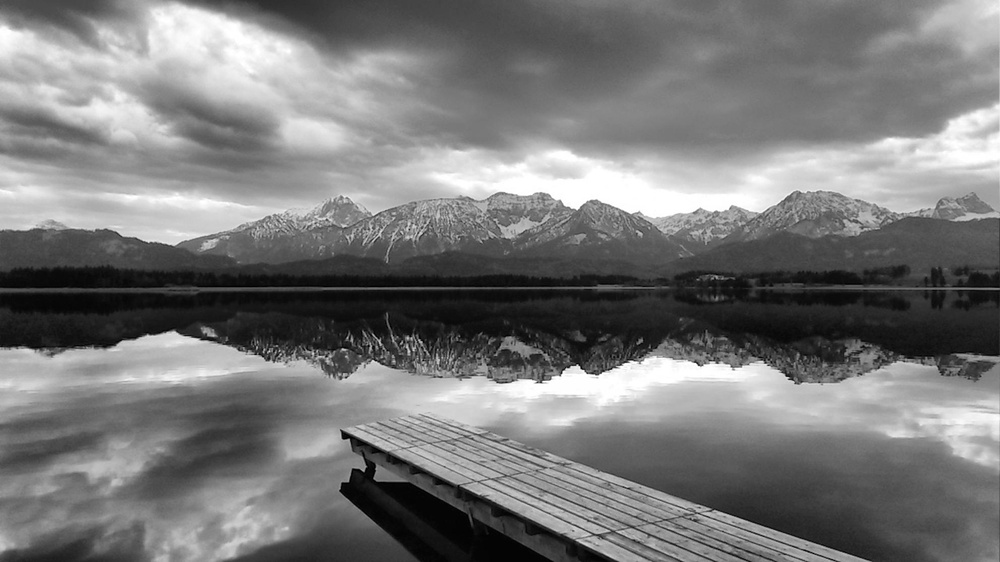
#> input picture Sem_VII/DIP/codes/images/p3.jpg, 1000 x 562 px, shrunk from 1984 x 1116 before the run
$ python fourier.py
#> lines starting #> are read from the running program, lines starting #| are printed output that depends on the picture; after the words box and inside, x2 and y2 are one past the last pixel; in counts of white or black regions, pixels touching at a corner belong together

import cv2
import numpy as np
from matplotlib import pylab as plt

filename = './images/p3.jpg'
img = cv2.imread(filename)
#> img is the input picture: shape (562, 1000, 3); min 0, max 255, mean 120.7

plt.imshow(img,cmap='gray')
plt.axis('off')
plt.show()

img1 = np.fft.fft2(img)
plt.imshow(np.log1p(np.abs(img1)),cmap='gray')
plt.axis('off')
plt.show()

img_shift = np.fft.fftshift(img1)
plt.imshow(np.log1p(np.abs(img_shift)),cmap='gray')
plt.axis('off')
plt.show()

# Filter
[m,n,c]  = img.shape
#> m = 562; n = 1000; c = 3
H = np.zeros([m,n,c],dtype=np.float32)
d0=50

for u in range(m):
    for v in range(n):
        D = np.sqrt((u-m/2)**2 + (v-n/2)**2)
        if(D<=d0):
            H[u,v] = 1
        else:
            H[u,v] = 0
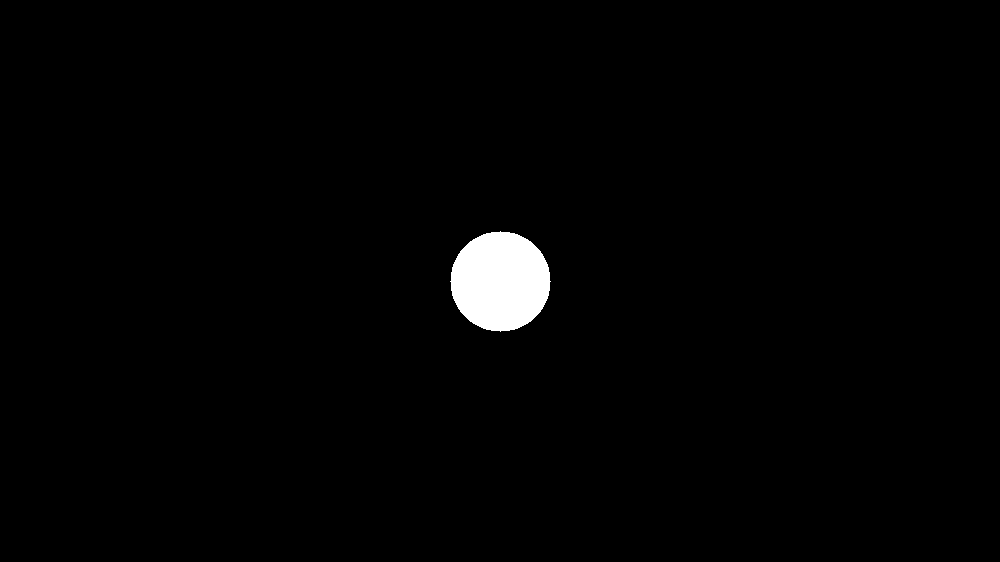
#> H: shape (562, 1000, 3) float32; values 0 (black) and 1 (white), 1.4% white; 1 white region, box (x1, y1, x2, y2) and area: (450, 231, 551, 332) 7845

plt.imshow(H,cmap='gray')
plt.axis('off')
plt.show()


## ideal low pass
gshift = img_shift + H
plt.imshow(np.log1p(np.abs(gshift)),cmap='gray')
plt.axis('off')
plt.show()

## inverse fourier transform
g = np.fft.ifftshift(gshift)
plt.imshow(np.log1p(np.abs(g)),cmap='gray')
plt.axis('off')
plt.show()
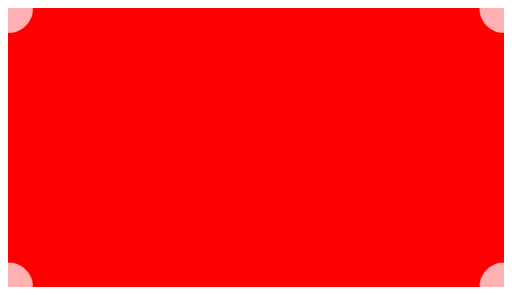
#> figure drawn by matplotlib, 1 panel

$ run again, with Sem_VII/DIP/codes/images/p1.jpg copied over Sem_VII/DIP/codes/images/p3.jpg
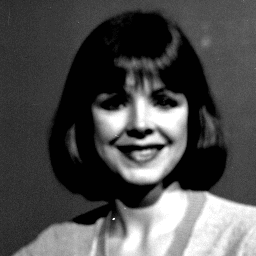
#> input picture Sem_VII/DIP/codes/images/p1.jpg, 256 x 256 px
#> img is the input picture: shape (256, 256, 3); min 1, max 255, mean 77.8
#> after the loop `for u in range(m):`:
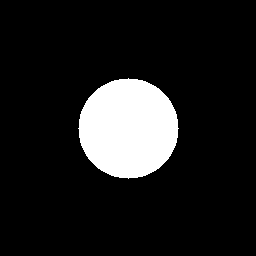
#> H: shape (256, 256, 3) float32; values 0 (black) and 1 (white), 12% white; 1 white region, box (x1, y1, x2, y2) and area: (78, 78, 179, 179) 7845
#> `plt.show()`:
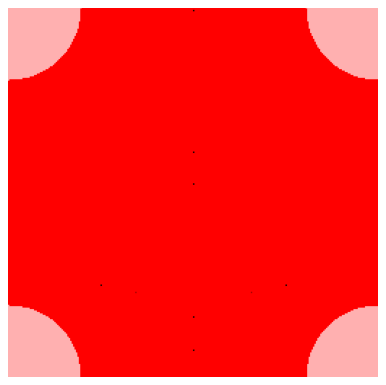
#> figure drawn by matplotlib, 1 panel

$ run again, with Sem_VII/DIP/codes/images/p2.jpg copied over Sem_VII/DIP/codes/images/p3.jpg
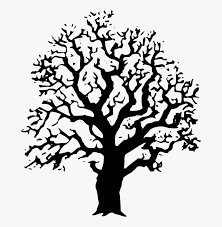
#> input picture Sem_VII/DIP/codes/images/p2.jpg, 222 x 227 px
#> img is the input picture: shape (227, 222, 3); min 0, max 255, mean 198.8
#> after the loop `for u in range(m):`:
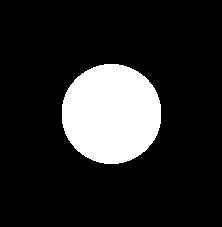
#> H: shape (227, 222, 3) float32; values 0 (black) and 1 (white), 15.6% white; 1 white region, box (x1, y1, x2, y2) and area: (62, 64, 161, 164) 7856
#> `plt.show()`:
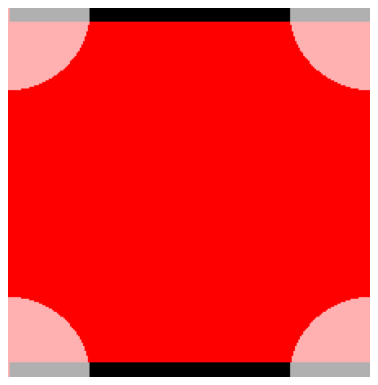
#> figure drawn by matplotlib, 1 panel

$ run again, with Sem_VII/DIP/codes/images/p4.jpg copied over Sem_VII/DIP/codes/images/p3.jpg
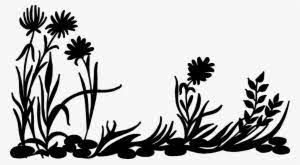
#> input picture Sem_VII/DIP/codes/images/p4.jpg, 300 x 165 px
#> img is the input picture: shape (165, 300, 3); min 0, max 255, mean 189.5
#> after the loop `for u in range(m):`:
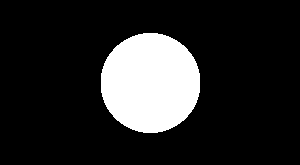
#> H: shape (165, 300, 3) float32; values 0 (black) and 1 (white), 15.9% white; 1 white region, box (x1, y1, x2, y2) and area: (101, 33, 200, 133) 7856
#> `plt.show()`:
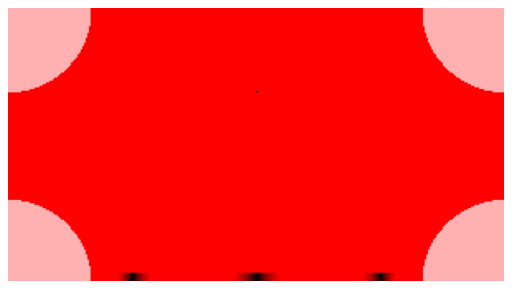
#> figure drawn by matplotlib, 1 panel
